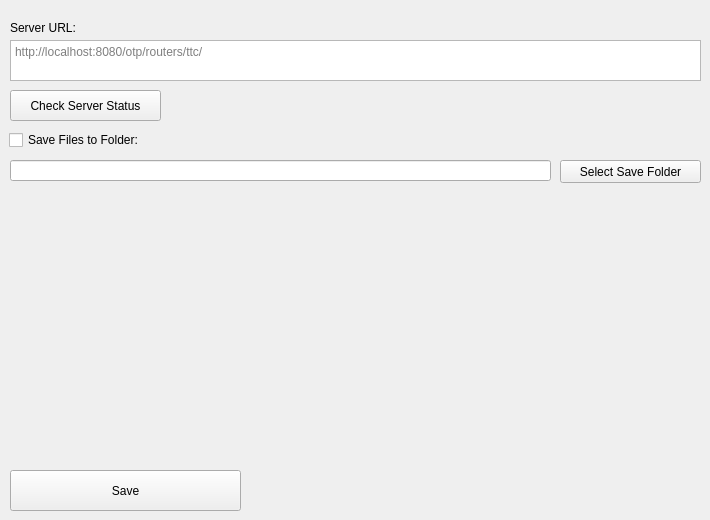
   <widget class="QWidget" name="tab_settings_general">
    <property name="cursor">
     <cursorShape>ArrowCursor</cursorShape>
    </property>
    <property name="statusTip">
     <string>ff</string>
    </property>
    <property name="whatsThis">
     <string>ff</string>
    </property>
    <property name="accessibleName">
     <string>ff</string>
    </property>
    <property name="accessibleDescription">
     <string>ff</string>
    </property>
    <attribute name="title">
     <string>General Settings</string>
    </attribute>
    <widget class="QLabel" name="label_13">
     <property name="geometry">
      <rect>
       <x>10</x>
       <y>20</y>
       <width>691</width>
       <height>16</height>
      </rect>
     </property>
     <property name="text">
      <string>Server URL:</string>
     </property>
    </widget>
    <widget class="QPushButton" name="GeneralSettings_Save">
     <property name="geometry">
      <rect>
       <x>10</x>
       <y>470</y>
       <width>231</width>
       <height>41</height>
      </rect>
     </property>
     <property name="text">
      <string>Save</string>
     </property>
    </widget>
    <widget class="QCheckBox" name="GeneralSettings_SaveFilesToFolder">
     <property name="geometry">
      <rect>
       <x>9</x>
       <y>130</y>
       <width>691</width>
       <height>20</height>
      </rect>
     </property>
     <property name="text">
      <string>Save Files to Folder:</string>
     </property>
    </widget>
    <widget class="QLineEdit" name="GeneralSettings_SavePath">
     <property name="geometry">
      <rect>
       <x>10</x>
       <y>160</y>
       <width>541</width>
       <height>21</height>
      </rect>
     </property>
    </widget>
    <widget class="QPushButton" name="GeneralSettings_SelectSavePath">
     <property name="geometry">
      <rect>
       <x>560</x>
       <y>160</y>
       <width>141</width>
       <height>23</height>
      </rect>
     </property>
     <property name="text">
      <string>Select Save Folder</string>
     </property>
    </widget>
    <widget class="QTextEdit" name="GeneralSettings_ServerURL">
     <property name="geometry">
      <rect>
       <x>10</x>
       <y>40</y>
       <width>691</width>
       <height>41</height>
      </rect>
     </property>
     <property name="tabStopWidth">
      <number>80</number>
     </property>
     <property name="acceptRichText">
      <bool>false</bool>
     </property>
     <property name="placeholderText">
      <string>http://localhost:8080/otp/routers/ttc/</string>
     </property>
    </widget>
    <widget class="QPushButton" name="GeneralSettings_ServerStatus">
     <property name="geometry">
      <rect>
       <x>10</x>
       <y>90</y>
       <width>151</width>
       <height>31</height>
      </rect>
     </property>
     <property name="text">
      <string>Check Server Status</string>
     </property>
    </widget>
   </widget>
